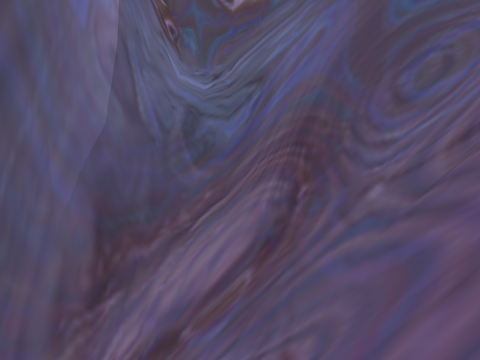
View 1 (above)

16 first-person views from a walk through a Unity game level. The camera is 1.2 m above the floor, looks level and sees 75° across. The floor is counted in squares, 2 m on a side. Each view is taken from the middle of a square. On the plan, view 1 faces up. The plan holds only what a view shows up to about 9 squares ahead; the rest is blank. The place goes on beyond the plan.

View 2
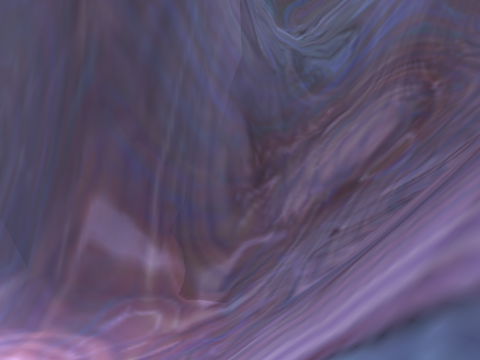

View 3
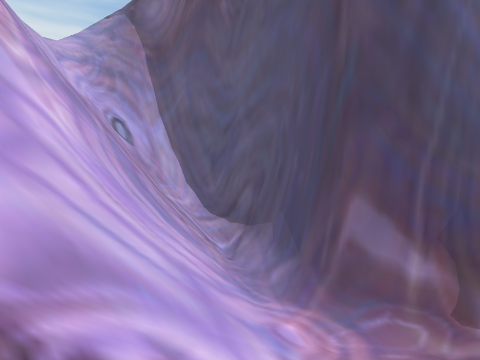

View 4
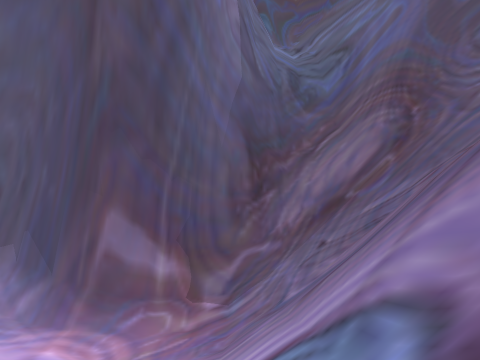

View 5
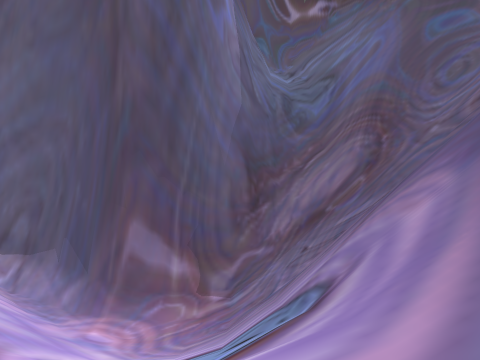

View 6
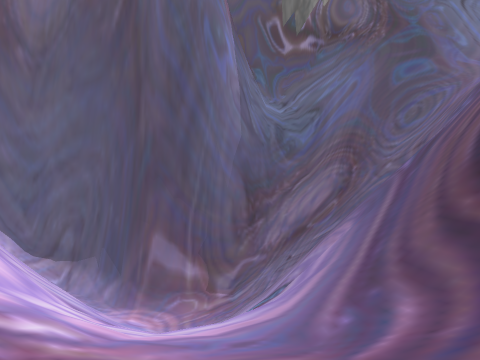

View 7
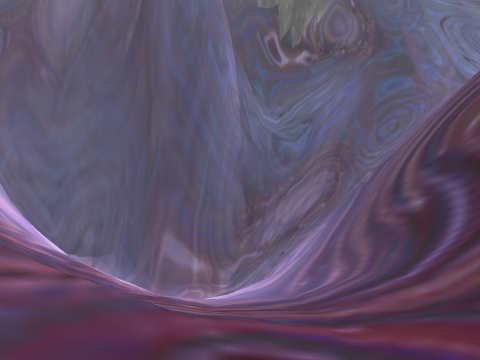

View 8
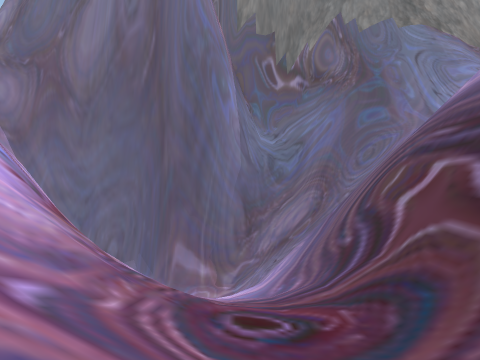

View 9
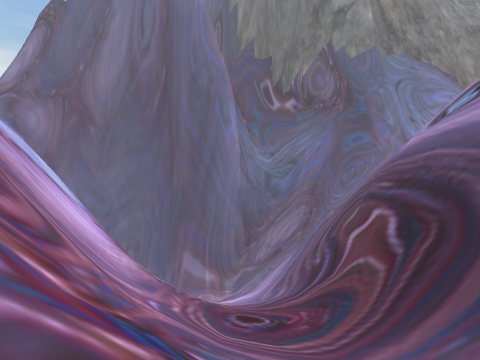

View 10
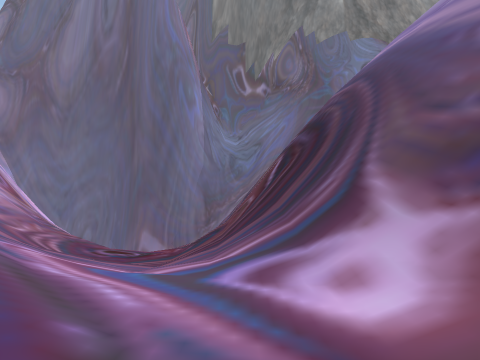

View 11
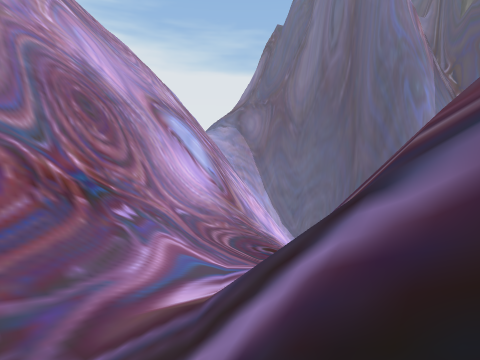

View 12
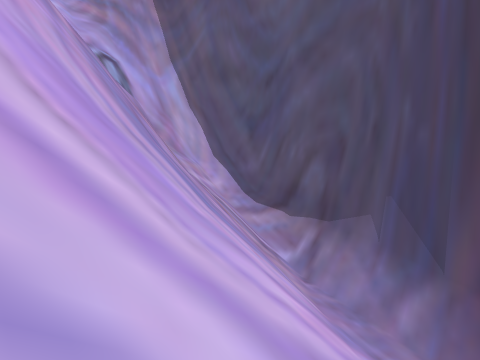

View 13
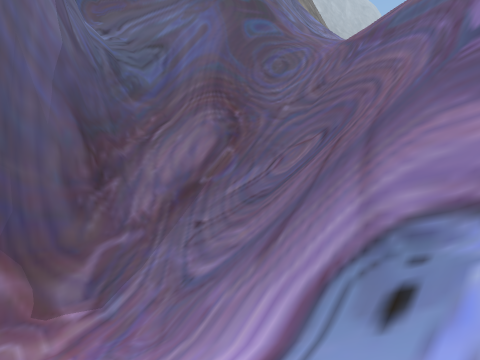

View 14
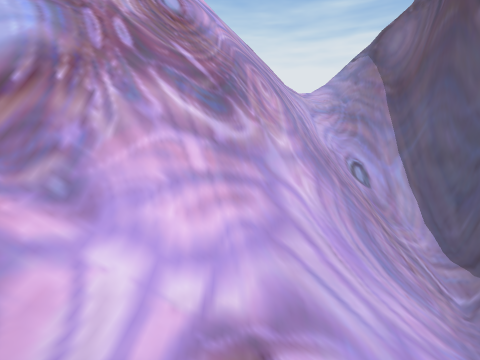

View 15
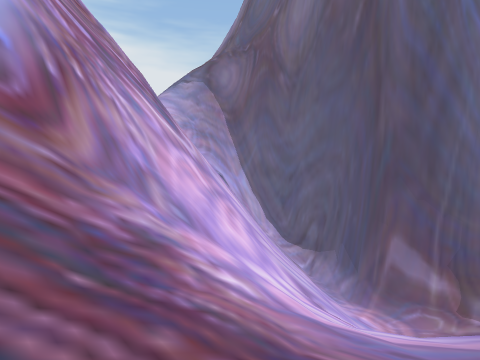

View 16
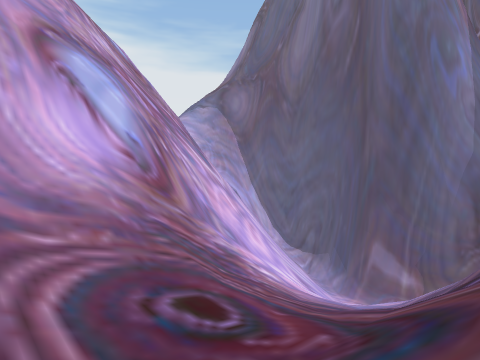

### Floor plan
Key: @ floor where view 1 was taken; # wall or solid block; x gap in a wall; . main floor; : floor 1.5 m higher than the main floor; + floor 2.25 m higher than the main floor; - floor 9 m lower than the main floor; _ floor 9.75 m lower than the main floor; / step, stairs or slope; = window, fence, low wall or low ledge; ^ raised ledge; v drop or lower ground.
Columns run from 13 left of view 1 to 6 right of it. Each row starts with its distance up from view 1.
  9                 ##
  8                 v###
  7         ########v#=/
  6 #########==//=====/
  5 =//////////////==/
  4 =////___//////###
  3 ##=////-//////#=#
  2 ###////////#//##
  1   ##//////##//##v
  0   ##/// //##v@##v
 -1    ##/////xvv/#
 -2     ##////=/##
 -3     ##//////# v
 -4      #//////# v/
 -5      #//////# v/
 -6      #//////# v/
 -7      ##/////# v///
 -8      #////./##v///
 -9      #///..//#v///
-10      ##///.//# v/
-11       #//////##v/
-12       ##///://#v
-13       ##///://#v
-14        #////:/=^
-15        #////+//^
-16          / /++ /

Positions as (right, up) in squares from view 1, and headings:
1: (0, 0), facing up
2: (-4, -2), facing up
3: (-4, -2), facing up-left
4: (-4, -3), facing up
5: (-4, -5), facing up
6: (-4, -8), facing up
7: (-4, -10), facing up
8: (-4, -13), facing up
9: (-4, -16), facing up
10: (-1, -16), facing up
11: (2, -16), facing up-left
12: (-8, 0), facing up-left
13: (-7, -2), facing up-right
14: (-2, -2), facing left
15: (-3, -8), facing up-left
16: (-1, -11), facing up-left
